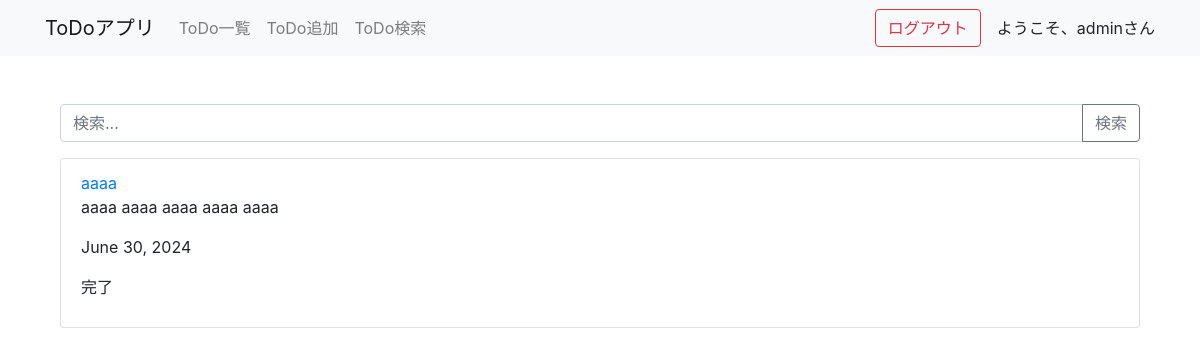
The page /search/ (signed in) on the database as committed earlier.
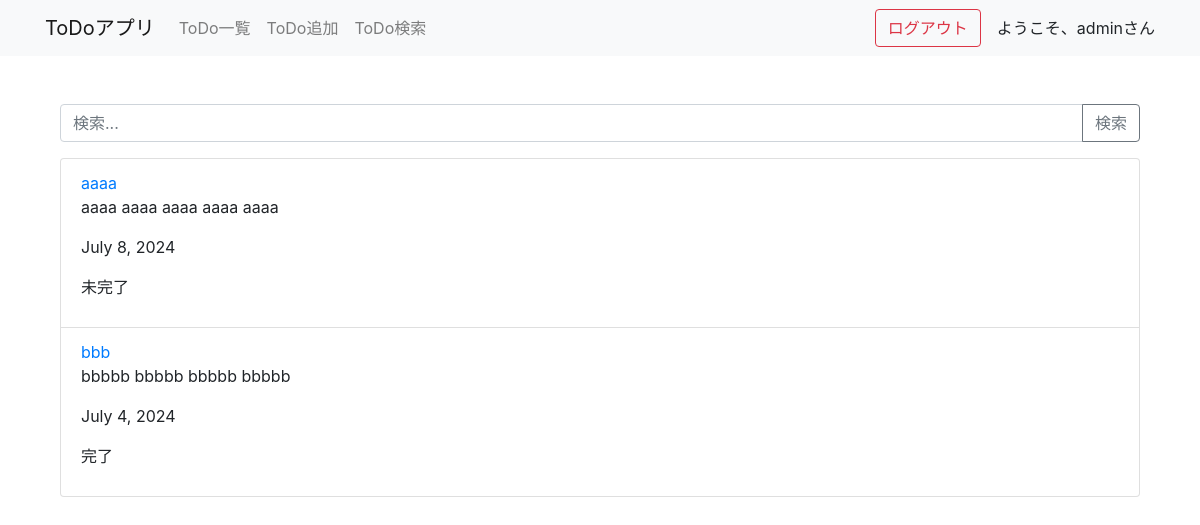
The same page on the database as committed later.
### todo_app/models.py (models this page shows, shortened)
class Post(models.Model):
    title = models.CharField(max_length=40)
    text = models.TextField()
    date = models.DateField()
    status = models.CharField(
        max_length = 100,
        choices = CATEGORY
    )
    user = models.ForeignKey(User, on_delete=models.CASCADE)

### todo_app/views.py (the view)
# urls.py: path('search/', views.SearchTodoView.as_view(), name='todo-search'),
class SearchTodoView(ListView):
    model = Post
    template_name = 'todo/todo_search.html'
    context_object_name = 'posts'
    def get_queryset(self):
        query = self.request.GET.get('q')
        user = self.request.user
        if query:
            return Post.objects.filter(
                (Q(title__icontains=query) | Q(text__icontains=query)) & Q(user=user)
            )
        return Post.objects.filter(user=user)
    def get_context_data(self, **kwargs):
        context = super().get_context_data(**kwargs)
        context['query'] = self.request.GET.get('q', '')
        return context

### todo_app/templates/todo/todo_search.html (shortened to what this page needs)
{% extends 'base.html' %}
{% block content %}
<div class="container">
    <form method="get" action="{% url 'todo-search' %}" class="mt-4">
        <div class="input-group mb-3">
            <input type="text" name="q" class="form-control" placeholder="検索..." value="{{ query }}">
            <div class="input-group-append">
                <button type="submit" class="btn btn-outline-secondary">検索</button>
            </div>
        </div>
    </form>
    <ul class="list-group">
        {% for post in posts %}
            <li class="list-group-item">
                <a href="{% url 'todo-detail' post.pk %}">{{ post.title }}</a>
                <p>{{ post.text }}</p>
                <p>{{ post.date }}</p>
                <p>{{ post.get_status_display }}</p>
            </li>
        {% empty %}
            <li class="list-group-item">ToDoはありません。</li>
        {% endfor %}
    </ul>
</div>
{% endblock content %}

Rows that differ between the two databases and show on the page:
changed Post "aaaa": date "June 30, 2024" → "July 8, 2024"; status "完了" → "未完了"
added Post: title "bbb", text "bbbbb bbbbb bbbbb bbbbb", date "July 4, 2024", status "完了"
